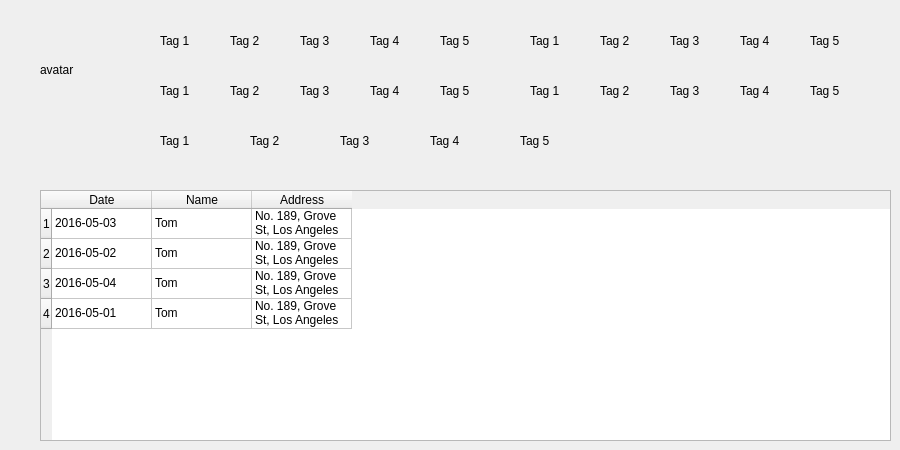
    <widget class="QWidget" name="tab_6">
     <attribute name="title">
      <string>数据</string>
     </attribute>
     <widget class="Element::Avatar" name="avatar">
      <property name="geometry">
       <rect>
        <x>40</x>
        <y>30</y>
        <width>80</width>
        <height>80</height>
       </rect>
      </property>
      <property name="text">
       <string>avatar</string>
      </property>
     </widget>
     <widget class="Element::Tag" name="tag_01">
      <property name="geometry">
       <rect>
        <x>160</x>
        <y>30</y>
        <width>51</width>
        <height>21</height>
       </rect>
      </property>
      <property name="text">
       <string>Tag 1</string>
      </property>
     </widget>
     <widget class="Element::Tag" name="tag_02">
      <property name="geometry">
       <rect>
        <x>230</x>
        <y>30</y>
        <width>51</width>
        <height>21</height>
       </rect>
      </property>
      <property name="text">
       <string>Tag 2</string>
      </property>
     </widget>
     <widget class="Element::Tag" name="tag_03">
      <property name="geometry">
       <rect>
        <x>300</x>
        <y>30</y>
        <width>51</width>
        <height>21</height>
       </rect>
      </property>
      <property name="text">
       <string>Tag 3</string>
      </property>
     </widget>
     <widget class="Element::Tag" name="tag_04">
      <property name="geometry">
       <rect>
        <x>370</x>
        <y>30</y>
        <width>51</width>
        <height>21</height>
       </rect>
      </property>
      <property name="text">
       <string>Tag 4</string>
      </property>
     </widget>
     <widget class="Element::Tag" name="tag_05">
      <property name="geometry">
       <rect>
        <x>440</x>
        <y>30</y>
        <width>51</width>
        <height>21</height>
       </rect>
      </property>
      <property name="text">
       <string>Tag 5</string>
      </property>
     </widget>
     <widget class="Element::Tag" name="tag_21">
      <property name="geometry">
       <rect>
        <x>160</x>
        <y>130</y>
        <width>81</width>
        <height>21</height>
       </rect>
      </property>
      <property name="text">
       <string>Tag 1</string>
      </property>
     </widget>
     <widget class="Element::Tag" name="tag_22">
      <property name="geometry">
       <rect>
        <x>250</x>
        <y>130</y>
        <width>81</width>
        <height>21</height>
       </rect>
      </property>
      <property name="text">
       <string>Tag 2</string>
      </property>
     </widget>
     <widget class="Element::Tag" name="tag_23">
      <property name="geometry">
       <rect>
        <x>340</x>
        <y>130</y>
        <width>81</width>
        <height>21</height>
       </rect>
      </property>
      <property name="text">
       <string>Tag 3</string>
      </property>
     </widget>
     <widget class="Element::Tag" name="tag_24">
      <property name="geometry">
       <rect>
        <x>430</x>
        <y>130</y>
        <width>81</width>
        <height>21</height>
       </rect>
      </property>
      <property name="text">
       <string>Tag 4</string>
      </property>
     </widget>
     <widget class="Element::Tag" name="tag_25">
      <property name="geometry">
       <rect>
        <x>520</x>
        <y>130</y>
        <width>81</width>
        <height>21</height>
       </rect>
      </property>
      <property name="text">
       <string>Tag 5</string>
      </property>
     </widget>
     <widget class="Element::Tag" name="tag_06">
      <property name="geometry">
       <rect>
        <x>530</x>
        <y>30</y>
        <width>51</width>
        <height>21</height>
       </rect>
      </property>
      <property name="text">
       <string>Tag 1</string>
      </property>
     </widget>
     <widget class="Element::Tag" name="tag_07">
      <property name="geometry">
       <rect>
        <x>600</x>
        <y>30</y>
        <width>51</width>
        <height>21</height>
       </rect>
      </property>
      <property name="text">
       <string>Tag 2</string>
      </property>
     </widget>
     <widget class="Element::Tag" name="tag_08">
      <property name="geometry">
       <rect>
        <x>670</x>
        <y>30</y>
        <width>51</width>
        <height>21</height>
       </rect>
      </property>
      <property name="text">
       <string>Tag 3</string>
      </property>
     </widget>
     <widget class="Element::Tag" name="tag_09">
      <property name="geometry">
       <rect>
        <x>740</x>
        <y>30</y>
        <width>51</width>
        <height>21</height>
       </rect>
      </property>
      <property name="text">
       <string>Tag 4</string>
      </property>
     </widget>
     <widget class="Element::Tag" name="tag_10">
      <property name="geometry">
       <rect>
        <x>810</x>
        <y>30</y>
        <width>51</width>
        <height>21</height>
       </rect>
      </property>
      <property name="text">
       <string>Tag 5</string>
      </property>
     </widget>
     <widget class="Element::Tag" name="tag_11">
      <property name="geometry">
       <rect>
        <x>160</x>
        <y>80</y>
        <width>51</width>
        <height>21</height>
       </rect>
      </property>
      <property name="text">
       <string>Tag 1</string>
      </property>
     </widget>
     <widget class="Element::Tag" name="tag_12">
      <property name="geometry">
       <rect>
        <x>230</x>
        <y>80</y>
        <width>51</width>
        <height>21</height>
       </rect>
      </property>
      <property name="text">
       <string>Tag 2</string>
      </property>
     </widget>
     <widget class="Element::Tag" name="tag_13">
      <property name="geometry">
       <rect>
        <x>300</x>
        <y>80</y>
        <width>51</width>
        <height>21</height>
       </rect>
      </property>
      <property name="text">
       <string>Tag 3</string>
      </property>
     </widget>
     <widget class="Element::Tag" name="tag_14">
      <property name="geometry">
       <rect>
        <x>370</x>
        <y>80</y>
        <width>51</width>
        <height>21</height>
       </rect>
      </property>
      <property name="text">
       <string>Tag 4</string>
      </property>
     </widget>
     <widget class="Element::Tag" name="tag_15">
      <property name="geometry">
       <rect>
        <x>440</x>
        <y>80</y>
        <width>51</width>
        <height>21</height>
       </rect>
      </property>
      <property name="text">
       <string>Tag 5</string>
      </property>
     </widget>
     <widget class="Element::Tag" name="tag_16">
      <property name="geometry">
       <rect>
        <x>530</x>
        <y>80</y>
        <width>51</width>
        <height>21</height>
       </rect>
      </property>
      <property name="text">
       <string>Tag 1</string>
      </property>
     </widget>
     <widget class="Element::Tag" name="tag_17">
      <property name="geometry">
       <rect>
        <x>600</x>
        <y>80</y>
        <width>51</width>
        <height>21</height>
       </rect>
      </property>
      <property name="text">
       <string>Tag 2</string>
      </property>
     </widget>
     <widget class="Element::Tag" name="tag_18">
      <property name="geometry">
       <rect>
        <x>670</x>
        <y>80</y>
        <width>51</width>
        <height>21</height>
       </rect>
      </property>
      <property name="text">
       <string>Tag 3</string>
      </property>
     </widget>
     <widget class="Element::Tag" name="tag_19">
      <property name="geometry">
       <rect>
        <x>740</x>
        <y>80</y>
        <width>51</width>
        <height>21</height>
       </rect>
      </property>
      <property name="text">
       <string>Tag 4</string>
      </property>
     </widget>
     <widget class="Element::Tag" name="tag_20">
      <property name="geometry">
       <rect>
        <x>810</x>
        <y>80</y>
        <width>51</width>
        <height>21</height>
       </rect>
      </property>
      <property name="text">
       <string>Tag 5</string>
      </property>
     </widget>
     <widget class="Element::Table" name="table">
      <property name="geometry">
       <rect>
        <x>40</x>
        <y>190</y>
        <width>851</width>
        <height>251</height>
       </rect>
      </property>
      <property name="rowCount">
       <number>4</number>
      </property>
      <row/>
      <row/>
      <row/>
      <row/>
      <column>
       <property name="text">
        <string>Date</string>
       </property>
      </column>
      <column>
       <property name="text">
        <string>Name</string>
       </property>
      </column>
      <column>
       <property name="text">
        <string>Address</string>
       </property>
      </column>
      <item row="0" column="0">
       <property name="text">
        <string>2016-05-03</string>
       </property>
      </item>
      <item row="0" column="1">
       <property name="text">
        <string>Tom</string>
       </property>
      </item>
      <item row="0" column="2">
       <property name="text">
        <string>No. 189, Grove St, Los Angeles</string>
       </property>
      </item>
      <item row="1" column="0">
       <property name="text">
        <string>2016-05-02</string>
       </property>
      </item>
      <item row="1" column="1">
       <property name="text">
        <string>Tom</string>
       </property>
      </item>
      <item row="1" column="2">
       <property name="text">
        <string>No. 189, Grove St, Los Angeles</string>
       </property>
      </item>
      <item row="2" column="0">
       <property name="text">
        <string>2016-05-04</string>
       </property>
      </item>
      <item row="2" column="1">
       <property name="text">
        <string>Tom</string>
       </property>
      </item>
      <item row="2" column="2">
       <property name="text">
        <string>No. 189, Grove St, Los Angeles</string>
       </property>
      </item>
      <item row="3" column="0">
       <property name="text">
        <string>2016-05-01</string>
       </property>
      </item>
      <item row="3" column="1">
       <property name="text">
        <string>Tom</string>
       </property>
      </item>
      <item row="3" column="2">
       <property name="text">
        <string>No. 189, Grove St, Los Angeles</string>
       </property>
      </item>
     </widget>
    </widget>
